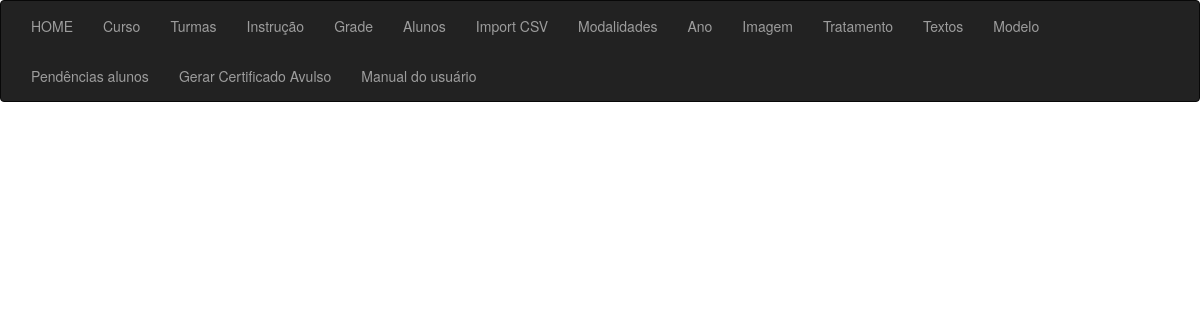
/sgc_certificado_lista/, run on an earlier commit of the app's database.
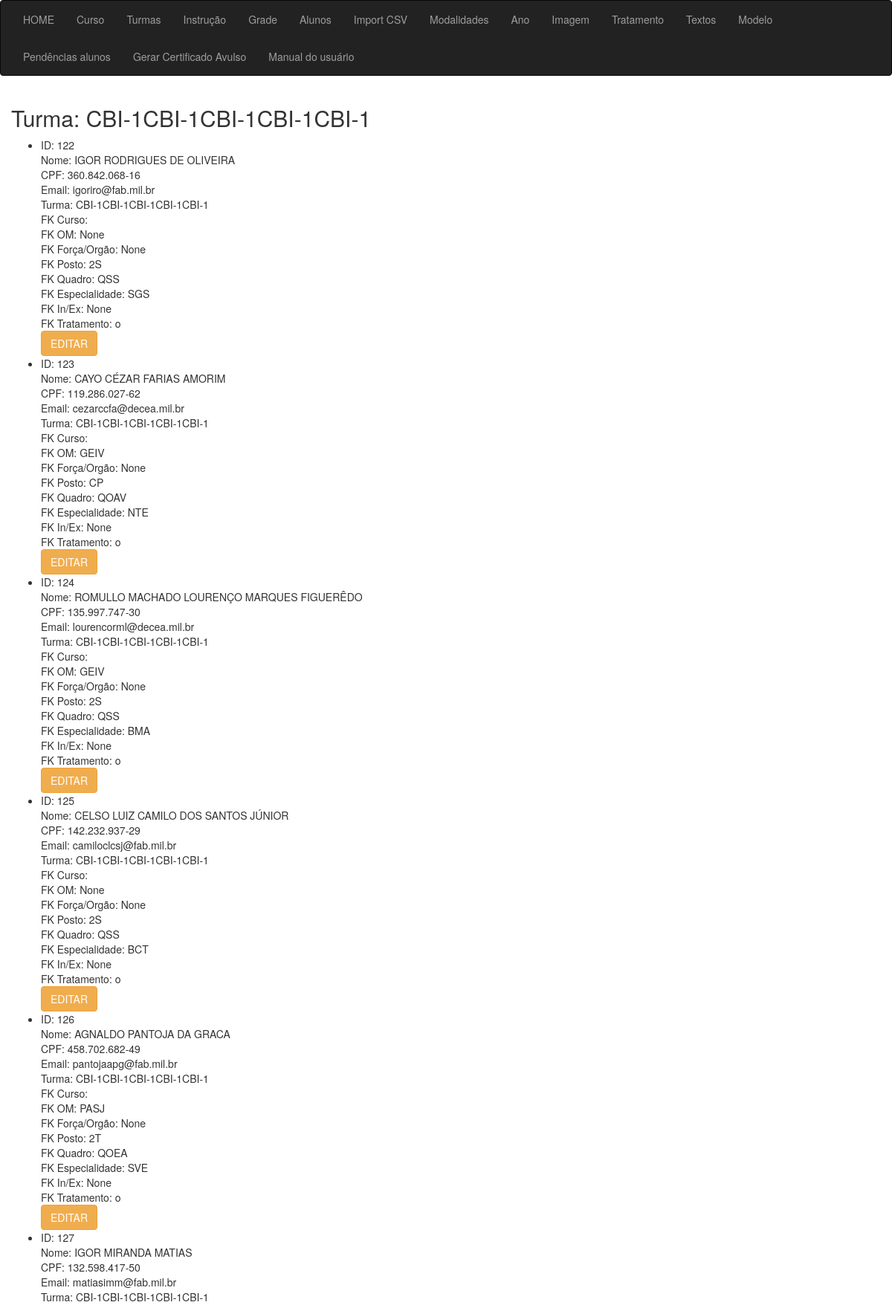
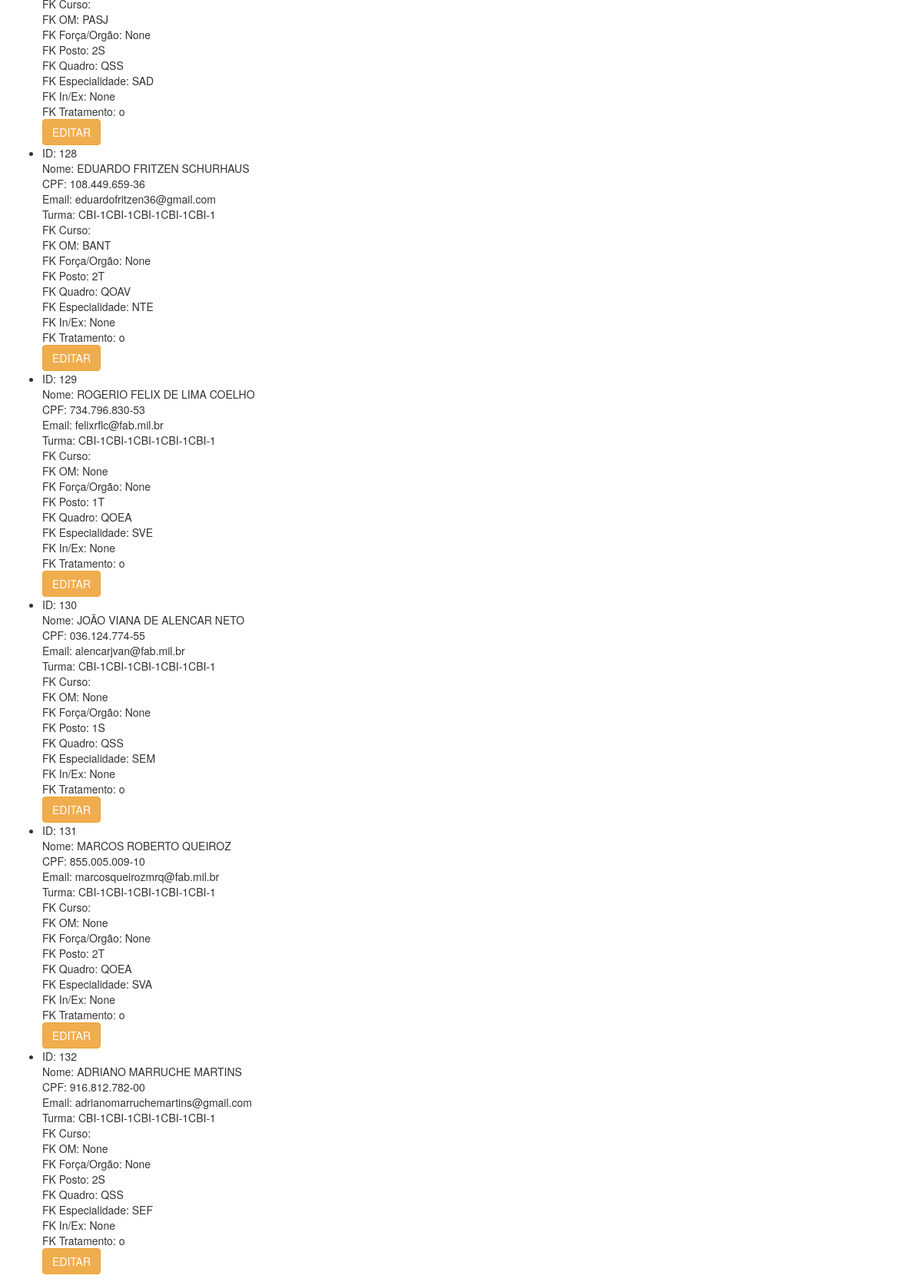
And on a later commit of the database (2 pictures, top to bottom).
### app_cert/models.py (models this page shows)
class Turma(models.Model):
    id = models.AutoField(primary_key=True)
    fk_ano_curso = models.ForeignKey(Ano, on_delete=models.CASCADE, verbose_name="FK Ano do Curso")
    fk_curso = models.ForeignKey(Curso, on_delete=models.CASCADE, verbose_name="FK Curso")
    fk_tipo = models.ForeignKey(Tipo, on_delete=models.CASCADE, verbose_name="FK Tipo: EAD - Presencial")
    fk_modelo = models.ForeignKey(Modelo, on_delete=models.CASCADE, verbose_name="FK Modelo: Certificado/Honra/Participação")
    fk_assinaturas_ch = models.ForeignKey(Imagem, on_delete=models.CASCADE, verbose_name="FK Assinaturas CH", related_name='fk_imagem_ch', null=True)
    fk_assinaturas_dpl = models.ForeignKey(Imagem, on_delete=models.CASCADE, verbose_name="FK Chefe de divisão", related_name='fk_imagem_dpl',null=True)
    fk_img_frente = models.ForeignKey(Imagem, on_delete=models.CASCADE, verbose_name="FK Frente", related_name='fk_img_frente',null=True)
    fk_img_fundo = models.ForeignKey(Imagem, on_delete=models.CASCADE, verbose_name="FK Fundo", related_name='fk_img_fundo',null=True)
    turma_sgc = models.CharField(max_length=50, verbose_name="Descrição conforme arquivo da SGC Intraer:")
    turma = models.CharField(max_length=50, verbose_name="Descrição que irá aparecer no certificado:")
    data_turma_interno = models.CharField(max_length=200, verbose_name="Texto data alunos Internos", null=True, blank=True)
    data_turma_externo = models.CharField(max_length=200, verbose_name="Texto data alunos Externos", null=True, blank=True)
    create_at = models.DateTimeField(auto_now_add=True, null=True)
    def __str__(self):
        return str(self.turma)
    class Meta:
        verbose_name = 'Turma'
        verbose_name_plural = 'Turmas'
        ordering = ['create_at']

class Aluno(models.Model):
    id = models.AutoField(primary_key=True)
    fk_status = models.ForeignKey(Status, on_delete=models.PROTECT, verbose_name="FK Status", null=True)
    fk_turma = models.ForeignKey(Turma, on_delete=models.PROTECT, verbose_name="FK Turma", null=True)
    fk_om = models.ForeignKey(Om, on_delete=models.PROTECT, verbose_name="FK OM", null=True)
    fk_forca_orgao = models.ForeignKey(Forca_Orgao, on_delete=models.PROTECT, verbose_name="FK Força/Orgão", null=True)
    fk_posto = models.ForeignKey(Posto, on_delete=models.PROTECT, verbose_name="FK Posto", null=True)
    fk_quadro = models.ForeignKey(Quadro, on_delete=models.PROTECT, verbose_name="FK Quadro", null=True)
    fk_especialidade = models.ForeignKey(Especialidade, on_delete=models.PROTECT, verbose_name="FK Especialidade", null=True)
    fk_in_ex = models.ForeignKey(In_Ex, on_delete=models.CASCADE, verbose_name="FK Tipo do Aluno - Interno/Externo", null=True)
    fk_tratamento = models.ForeignKey(Tratamento, on_delete=models.CASCADE, verbose_name="FK Tratamento", null=True)
    aluno_nome = models.CharField(max_length=100, verbose_name="Nome do Aluno")
    aluno_cpf = models.CharField(max_length=14, verbose_name="CPF", null=True)
    aluno_email = models.CharField(max_length=50, verbose_name="Email do Aluno", null=True)
    aluno_nota = models.CharField(max_length=5, verbose_name="Nota do Aluno", null=True, blank=True)
    codigo_hash = models.CharField(max_length=20,verbose_name="Código de Verificação", null=True, blank=True)
    qrcode = models.CharField(max_length=100,verbose_name="QrCode", null=True, blank=True)
    def __str__(self):
        return f"{self.id} - {self.aluno_nome}"
    class Meta:
        verbose_name = 'Aluno'
        verbose_name_plural = 'Alunos'
        ordering = ['id']

class Posto(models.Model):
    id = models.AutoField(primary_key=True)
    fk_forca_orgao = models.ForeignKey(Forca_Orgao, on_delete=models.CASCADE, verbose_name="FK Força/Orgão Externo")
    hierarquia = models.IntegerField(verbose_name="Hierarquia")
    posto = models.CharField(max_length=10, verbose_name="Posto")
    posto_descricao = models.CharField(max_length=20, verbose_name="Posto Descrição")
    create_at = models.DateTimeField(auto_now_add=True, null=True)
    def __str__(self):
        return self.posto
    class Meta:
        verbose_name = 'Posto'
        verbose_name_plural = 'Postos'
        ordering = ['create_at']

class Quadro(models.Model):
    id = models.AutoField(primary_key=True)
    fk_forca_orgao = models.ForeignKey(Forca_Orgao, on_delete=models.CASCADE, verbose_name="FK Força/Orgão Externo")
    quadro = models.CharField(max_length=10, verbose_name="Quadro")
    quadro_descricao = models.CharField(max_length=20, verbose_name="Quadro Descrição")
    create_at = models.DateTimeField(auto_now_add=True, null=True)
    def __str__(self):
        return self.quadro
    class Meta:
        verbose_name = 'Quadro'
        verbose_name_plural = 'Quadros'
        ordering = ['create_at']

class Especialidade(models.Model):
    id = models.AutoField(primary_key=True)
    fk_forca_orgao = models.ForeignKey(Forca_Orgao, on_delete=models.CASCADE, verbose_name="FK Força/Orgão Externo")
    especialidade = models.CharField(max_length=10, verbose_name="Especialidade")
    especialidade_descricao = models.CharField(max_length=20, verbose_name="Especialidade Descrição")
    create_at = models.DateTimeField(auto_now_add=True, null=True)
    def __str__(self):
        return self.especialidade
    class Meta:
        verbose_name = 'Especialidade'
        verbose_name_plural = 'Especialidades'
        ordering = ['create_at']

class Tratamento(models.Model):
    id = models.AutoField(primary_key=True)
    tratamento = models.CharField(max_length=2, verbose_name="Tratamento", null=True)
    create_at = models.DateTimeField(auto_now_add=True, null=True)
    def __str__(self):
        return self.tratamento
    class Meta:
        verbose_name = 'Tratamento'
        verbose_name_plural = 'Tratamentos'
        ordering = ['create_at']

class Om(models.Model):
    id = models.AutoField(primary_key=True)
    fk_forca_orgao = models.ForeignKey(Forca_Orgao, on_delete=models.CASCADE, verbose_name="FK Força/Orgão Externo", null=True, blank=True)
    om = models.CharField(max_length=30, verbose_name="OM", null=True, blank=True)
    om_descricao = models.CharField(max_length=100, verbose_name="OM Descrição", null=True, blank=True)
    create_at = models.DateTimeField(auto_now_add=True, null=True)
    def __str__(self):
        return str(self.om)
    class Meta:
        verbose_name = 'Força/Orgão'
        verbose_name_plural = 'Forças/Orgãos'
        ordering = ['id']

### app_cert/views/views_certificado.py (the view)
# urls.py: path('sgc_certificado_lista/', sgc_certificado_lista, name="sgc_certificado_lista"),
def sgc_certificado_lista(request):
    todos_alunos = Aluno.objects.order_by('id')
    context = {}
    for aluno in todos_alunos:
        turma = aluno.fk_turma
        if turma not in context:
            context[turma] = []
        campos_vazios = (
            aluno.aluno_nome == '' or
            aluno.aluno_cpf == '' or
            aluno.aluno_email == '' or
            aluno.fk_turma == '' or
            aluno.fk_om is None or
            aluno.fk_forca_orgao is None or
            aluno.fk_posto is None or
            aluno.fk_quadro is None or
            aluno.fk_especialidade is None or
            aluno.fk_in_ex is None or
            aluno.fk_tratamento is None
        )
        if campos_vazios:
            context[turma].append(aluno)
    print(f"Print variável CONTEXT: {context}")
    return render(request, 'certificado/lista.html', {'context': context})

### app_cert/templates/certificado/lista.html (shortened to what this page needs)
{% extends 'sgc_base.html' %}
{% block content %}
<div class="container">
    <div class="row">
        {% for turma, alunos in context.items %}
        <h2>Turma: {{ turma }}</h2>
        {% if alunos %}
            <ul>
            {% for aluno in alunos %}
                <li>
                    ID: {{ aluno.id }}<br>
                    Nome: {{ aluno.aluno_nome }}<br>
                    CPF: {{ aluno.aluno_cpf }}<br>
                    Email: {{ aluno.aluno_email }}<br>
                    Turma: {{ aluno.fk_turma }}<br>
                    FK Curso: {{ aluno.fk_curso }}<br>
                    FK OM: {{ aluno.fk_om }}<br>
                    FK Força/Orgão: {{ aluno.fk_forca_orgao }}<br>
                    FK Posto: {{ aluno.fk_posto }}<br>
                    FK Quadro: {{ aluno.fk_quadro }}<br>
                    FK Especialidade: {{ aluno.fk_especialidade }}<br>
                    FK In/Ex: {{ aluno.fk_in_ex }}<br>
                    FK Tratamento: {{ aluno.fk_tratamento }}<br>
                    <a href="/sgc_aluno_editar/{{ aluno.id }}/" class="btn btn btn-warning">EDITAR</a>
                </li>
            {% endfor %}
            </ul>
        {% else %}
            <p>Nenhum aluno com campos em branco nesta turma.</p>
        {% endif %}
    {% endfor %}
            </div>
        </div>
{% endblock %}

What changed in the data, as far as the page shows it:
added Turma: turma "CBI-1CBI-1CBI-1CBI-1CBI-1"
added Aluno: id "122", aluno_nome "IGOR RODRIGUES DE OLIVEIRA", aluno_cpf "360.842.068-16", aluno_email "igoriro@fab.mil.br", fk_turma "CBI-1CBI-1CBI-1CBI-1CBI-1", fk_om "None", fk_forca_orgao "None", fk_posto "2S", fk_quadro "QSS", fk_especialidade "SGS", fk_in_ex "None", fk_tratamento "o"
added Aluno: id "123", aluno_nome "CAYO CÉZAR FARIAS AMORIM", aluno_cpf "119.286.027-62", aluno_email "cezarccfa@decea.mil.br", fk_turma "CBI-1CBI-1CBI-1CBI-1CBI-1", fk_om "GEIV", fk_forca_orgao "None", fk_posto "CP", fk_quadro "QOAV", fk_especialidade "NTE", fk_in_ex "None", fk_tratamento "o"
added Aluno: id "124", aluno_nome "ROMULLO MACHADO LOURENÇO MARQUES FIGUERÊDO", aluno_cpf "135.997.747-30", aluno_email "lourencorml@decea.mil.br", fk_turma "CBI-1CBI-1CBI-1CBI-1CBI-1", fk_om "GEIV", fk_forca_orgao "None", fk_posto "2S", fk_quadro "QSS", fk_especialidade "BMA", fk_in_ex "None", fk_tratamento "o"
added Aluno: id "125", aluno_nome "CELSO LUIZ CAMILO DOS SANTOS JÚNIOR", aluno_cpf "142.232.937-29", aluno_email "camiloclcsj@fab.mil.br", fk_turma "CBI-1CBI-1CBI-1CBI-1CBI-1", fk_om "None", fk_forca_orgao "None", fk_posto "2S", fk_quadro "QSS", fk_especialidade "BCT", fk_in_ex "None", fk_tratamento "o"
added Aluno: id "126", aluno_nome "AGNALDO PANTOJA DA GRACA", aluno_cpf "458.702.682-49", aluno_email "pantojaapg@fab.mil.br", fk_turma "CBI-1CBI-1CBI-1CBI-1CBI-1", fk_om "PASJ", fk_forca_orgao "None", fk_posto "2T", fk_quadro "QOEA", fk_especialidade "SVE", fk_in_ex "None", fk_tratamento "o"
added Aluno: id "127", aluno_nome "IGOR MIRANDA MATIAS", aluno_cpf "132.598.417-50", aluno_email "matiasimm@fab.mil.br", fk_turma "CBI-1CBI-1CBI-1CBI-1CBI-1", fk_om "PASJ", fk_forca_orgao "None", fk_posto "2S", fk_quadro "QSS", fk_especialidade "SAD", fk_in_ex "None", fk_tratamento "o"
added Aluno: id "128", aluno_nome "EDUARDO FRITZEN SCHURHAUS", aluno_cpf "108.449.659-36", aluno_email "eduardofritzen36@gmail.com", fk_turma "CBI-1CBI-1CBI-1CBI-1CBI-1", fk_om "BANT", fk_forca_orgao "None", fk_posto "2T", fk_quadro "QOAV", fk_especialidade "NTE", fk_in_ex "None", fk_tratamento "o"
added Aluno: id "129", aluno_nome "ROGERIO FELIX DE LIMA COELHO", aluno_cpf "734.796.830-53", aluno_email "felixrflc@fab.mil.br", fk_turma "CBI-1CBI-1CBI-1CBI-1CBI-1", fk_om "None", fk_forca_orgao "None", fk_posto "1T", fk_quadro "QOEA", fk_especialidade "SVE", fk_in_ex "None", fk_tratamento "o"
added Aluno: id "130", aluno_nome "JOÃO VIANA DE ALENCAR NETO", aluno_cpf "036.124.774-55", aluno_email "alencarjvan@fab.mil.br", fk_turma "CBI-1CBI-1CBI-1CBI-1CBI-1", fk_om "None", fk_forca_orgao "None", fk_posto "1S", fk_quadro "QSS", fk_especialidade "SEM", fk_in_ex "None", fk_tratamento "o"
added Aluno: id "131", aluno_nome "MARCOS ROBERTO QUEIROZ", aluno_cpf "855.005.009-10", aluno_email "marcosqueirozmrq@fab.mil.br", fk_turma "CBI-1CBI-1CBI-1CBI-1CBI-1", fk_om "None", fk_forca_orgao "None", fk_posto "2T", fk_quadro "QOEA", fk_especialidade "SVA", fk_in_ex "None", fk_tratamento "o"
added Aluno: id "132", aluno_nome "ADRIANO MARRUCHE MARTINS", aluno_cpf "916.812.782-00", aluno_email "adrianomarruchemartins@gmail.com", fk_turma "CBI-1CBI-1CBI-1CBI-1CBI-1", fk_om "None", fk_forca_orgao "None", fk_posto "2S", fk_quadro "QSS", fk_especialidade "SEF", fk_in_ex "None", fk_tratamento "o"
